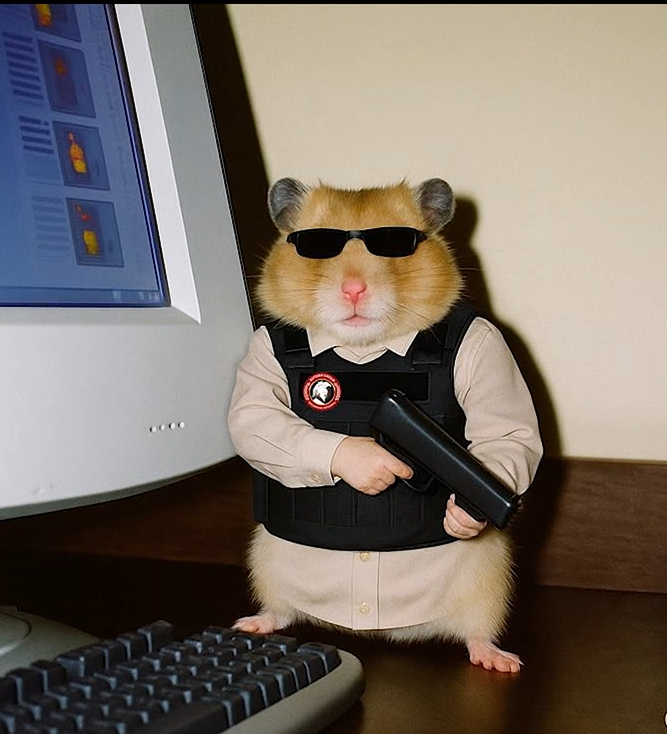
#> input picture OPEN CV/Phase 1/Screenshot 2026-08-17 205434.png, 667 x 734 px, found by its file name
$ python imgflip.py
#> lines starting #> are read from the running program, lines starting #| are printed output that depends on the picture
import cv2

image = cv2.imread(r'C:\OPEN CV\Phase 1\Screenshot 2026-08-17 205434.png')
#> image is the input picture: shape (734, 667, 3); mean B, G, R 103.5, 111.8, 121.3
imge = cv2.flip(image, 1)  # Flip the image horizontally & 0 for the vertical axis
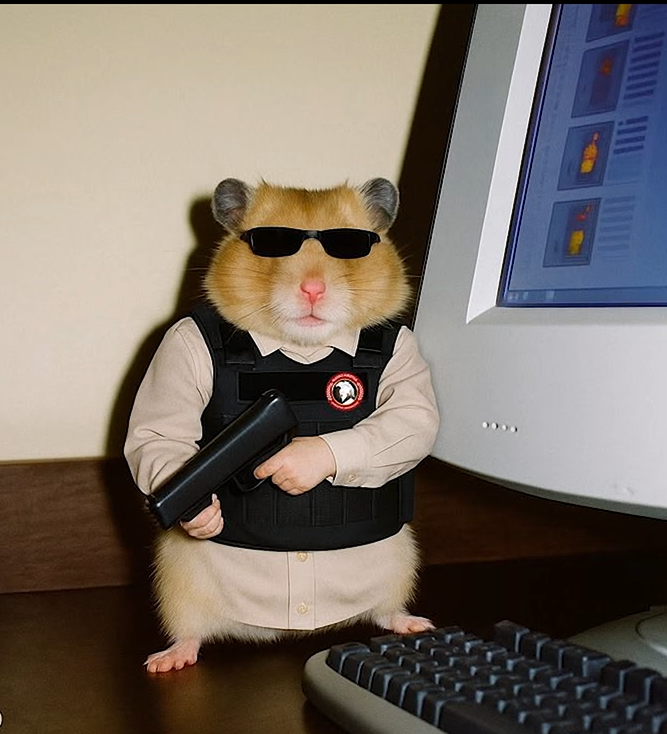
#> imge: shape (734, 667, 3); mean B, G, R 103.5, 111.8, 121.3
cv2.imshow('Flipped Image', imge)
cv2.waitKey(0)
cv2.destroyAllWindows()
